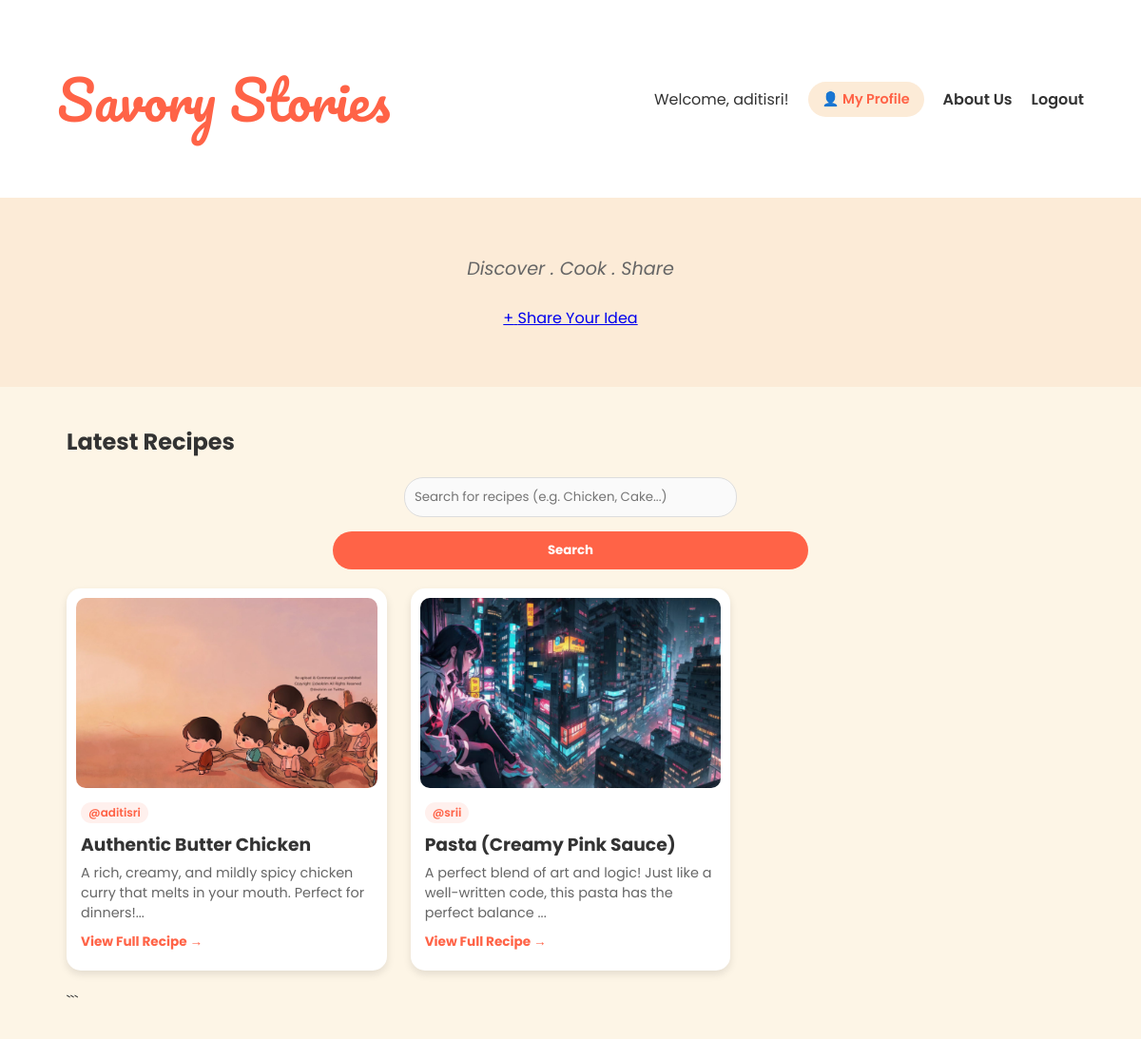
Before: /home (signed in) with the older database file.
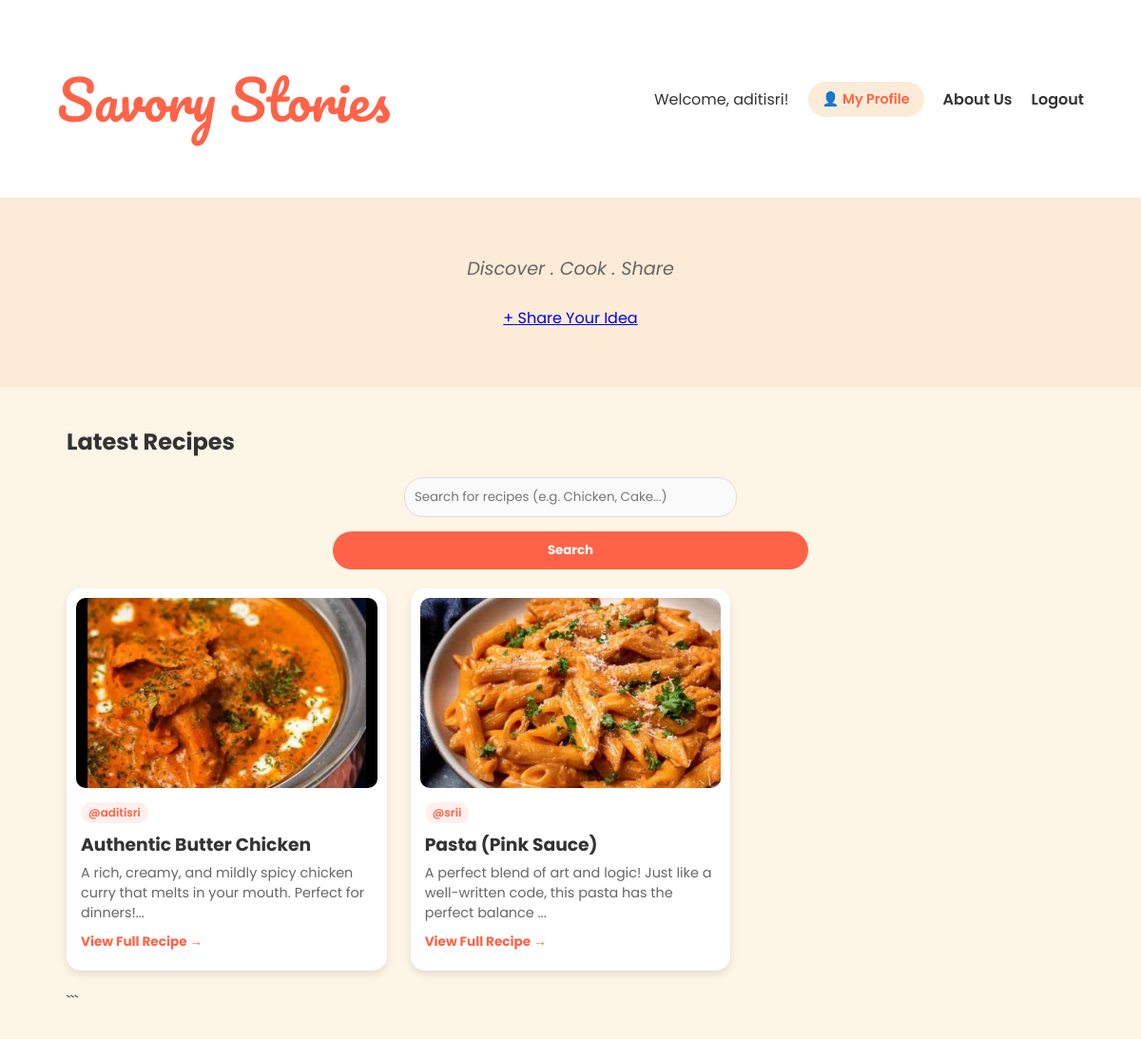
After: the same page with the newer database file.
### tables this page shows
CREATE TABLE users (
                    id INTEGER PRIMARY KEY AUTOINCREMENT,
                    username TEXT NOT NULL,
                    email TEXT UNIQUE NOT NULL,
                    password TEXT NOT NULL);

CREATE TABLE recipes (
                    id INTEGER PRIMARY KEY AUTOINCREMENT,
                    title TEXT NOT NULL,
                    description TEXT NOT NULL,
                    ingredients TEXT,
                    method TEXT,
                    image TEXT, 
                    user_id INTEGER,
                    FOREIGN KEY(user_id) REFERENCES users(id));

### app.py (the view)
@app.route("/home")
def home():
    if "user_id" not in session:
        return redirect(url_for("login_page"))
    search_query = request.args.get('search')
    conn = sqlite3.connect("savory.db")
    c = conn.cursor()
    base_query = """
        SELECT recipes.id, recipes.title, recipes.description, recipes.image, users.username
        FROM recipes
        INNER JOIN users ON recipes.user_id = users.id
    """
    if search_query:
        final_query = base_query + " WHERE recipes.title LIKE ? OR recipes.description LIKE ?"
        c.execute(final_query, ('%' + search_query + '%', '%' + search_query + '%'))
    else:
        c.execute(base_query)
    rows = c.fetchall()
    all_recipes = []
    for row in rows:
        all_recipes.append({
            "id": row[0],
            "title": row[1],
            "description": row[2],
            "image": row[3],
            "author": row[4]
        })
    conn.close()
    return render_template("home.html", username=session["username"], recipes=all_recipes)

### templates/home.html (shortened to what this page needs)
<!DOCTYPE html>
<html lang="en">
<head>
    <link rel="stylesheet" href="{{ url_for('static', filename='style.css') }}">
</head>
<body>
    <nav class="navbar">
        <div class="logo">Savory Stories</div>
        <div class="nav-links">
            <span class="welcome-text">Welcome, {{ username }}!</span>
            <a href="/profile" class="profile-link">👤 My Profile</a>
            <a href="/aboutus">About Us</a>
            <a href="/logout" class="logout-link">Logout</a>
        </div>
    </nav>
    <header class="hero-banner">
        <p class="tagline">Discover . Cook . Share</p>
        <a href="/create" class="share-btn"><span>+</span> Share Your Idea</a>
    </header>
    <main class="main-content">
        <h2 class="section-title">Latest Recipes</h2>
<div class="search-container" style="text-align: center; margin: 20px 0;">
    <form action="/home" method="GET" style="display: inline-block; width: 80%; max-width: 500px;">
        <input type="text" name="search" placeholder="Search for recipes (e.g. Chicken, Cake...)"
               style="width: 70%; padding: 10px; border-radius: 20px; border: 1px solid #ddd; outline: none;">
        <button type="submit" style="padding: 10px 20px; border-radius: 20px; border: none; background: #ff6347; color: white; cursor: pointer; font-weight: bold;">
            Search
        </button>
    </form>
</div>
<div class="recipe-grid">
    {% for recipe in recipes %}
    <a href="{{ url_for('recipe_detail', recipe_id=recipe['id']) }}" style="text-decoration: none; color: inherit;">
        <div class="recipe-card" style="margin-bottom: 20px; background: white; border-radius: 15px; padding: 10px; box-shadow: 0 4px 8px rgba(0,0,0,0.1);">
            <div class="recipe-image-container" style="width: 100%; height: 200px; overflow: hidden; border-radius: 10px;">
                {% if recipe.image %}
                    <img src="{{ url_for('static', filename='uploads/' + recipe.image) }}"
                         style="width: 100%; height: 100%; object-fit: cover;">
                {% else %}
                    <div style="width: 100%; height: 100%; background: #eee; display: flex; align-items: center; justify-content: center; color: #aaa;">No Image</div>
                {% endif %}
            </div>
            <div class="card-content" style="padding: 10px 5px;">
                <div style="display: flex; align-items: center; margin-top: 5px;">
                    <span style="font-size: 0.75rem; background: #fff0ed; color: #ff6347; padding: 2px 8px; border-radius: 20px; font-weight: 600;">
                        @{{recipe.author}}
                    </span>
                </div>
                <h3 style="color: #333; margin: 8px 0 5px 0;">{{ recipe.title }}</h3>
                <p style="color: #666; font-size: 0.9rem; margin-bottom: 10px;">{{ recipe.description[:100] }}...
                </p>
                <span style="display: block; color: #ff6347; font-weight: bold; font-size: 0.85rem;">
                    View Full Recipe →
                </span>
            </div>
        </div> </a> {% endfor %}
</div> ```
</body>
</html>

### static/style.css (style rules this page uses)
* { margin: 0; padding: 0; box-sizing: border-box; font-family: 'Poppins', 'Segoe UI', sans-serif; }
body { background-color: #fdf5e6; color: #333; min-height: 100vh; }
.logo { font-family: 'Pacifico', cursive; color: #ff6347; font-size: 3.5rem; margin: 40px 0; text-align: center; }
.navbar { display: flex; justify-content: space-between; align-items: center; padding: 15px 5%; background: white; box-shadow: 0 2px 10px rgba(0,0,0,0.05); width: 100%; }
.nav-links { display: flex; gap: 20px; align-items: center; }
.nav-links a { text-decoration: none; color: #333; font-weight: 600; }
.hero-banner { background-color: #fcebd7; width: 100%; padding: 60px 20px; text-align: center; display: block; }
.tagline { font-style: italic; font-size: 1.2rem; color: #666; margin-bottom: 25px; }
.main-content { max-width: 1100px; margin: 40px auto; padding: 0 20px; }
.recipe-grid { display: grid; grid-template-columns: repeat(auto-fill, minmax(300px, 1fr)); gap: 25px; }
.recipe-card { background: white; padding: 20px; border-radius: 12px; box-shadow: 0 4px 10px rgba(0,0,0,0.05); }
input, textarea { width: 100%; padding: 12px; margin-bottom: 15px; border: 1px solid #ddd; border-radius: 8px; background: #fafafa; }
button { width: 100%; padding: 12px; background-color: #ff6347; color: white; border: none; border-radius: 8px; cursor: pointer; font-weight: bold; transition: 0.3s; }
.profile-link { background: #fcebd7; padding: 8px 15px; border-radius: 20px; color: #ff6347 !important; font-size: 0.9rem; }

Changed rows visible on the page:
changed recipes "Authentic Butter Chicken": image: a different picture
changed recipes "srii": image: a different picture; title "Pasta (Creamy Pink Sauce)" → "Pasta (Pink Sauce)"
